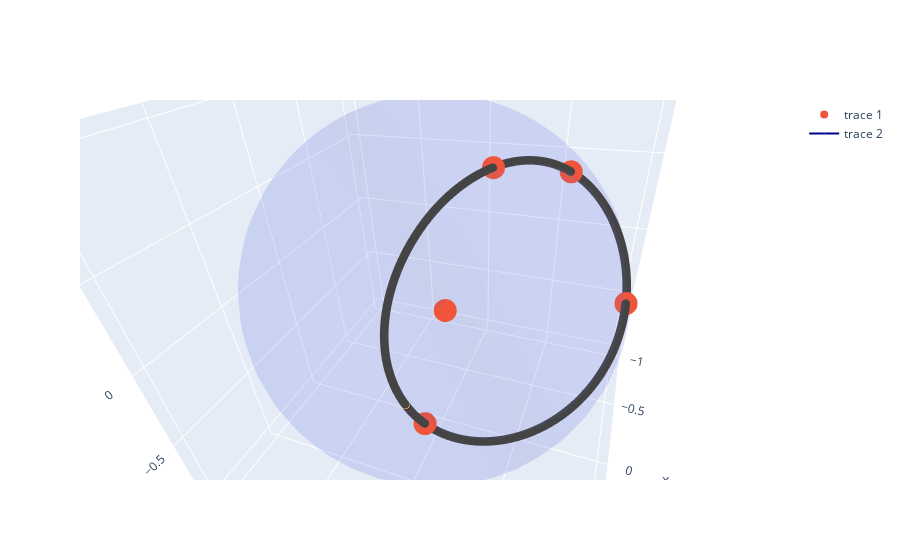

Notebook source saved alongside this figure:
### Code cell
show_ellipse(x.T, u)

### Figure 1 — Plotly figure (JSON) as saved in the notebook; plotly's stock layout.template omitted (floating-point values rounded to 4 significant figures; data arrays with more than 128 entries replaced by an {"elided": "..."} marker saying what was removed)
{"data": [{"alphahull": 0, "opacity": 0.1, "type": "mesh3d", "x": {"elided": "2500 float values"}, "y": {"elided": "2500 float values"}, "z": {"elided": "2500 float values"}}, {"mode": "markers", "opacity": 1, "type": "scatter3d", "x": [0.165, 0.7784, 0.9352, 0.0582, 0.3397], "y": [0.9587, 0.3793, 0.3419, 0.6602, 0.4157], "z": [0.2318, 0.5003, 0.09236, 0.7488, 0.8437]}, {"line": {"color": "darkblue", "width": 2}, "marker": {"color": [-0.6047, -0.7698, -0.2044], "colorscale": [[0, "#440154"], [0.1111, "#482878"], [0.2222, "#3e4989"], [0.3333, "#31688e"], [0.4444, "#26828e"], [0.5556, "#1f9e89"], [0.6667, "#35b779"], [0.7778, "#6ece58"], [0.8889, "#b5de2b"], [1, "#fde725"]], "size": 0}, "type": "scatter3d", "x": {"elided": "1000 float values"}, "y": {"elided": "1000 float values"}, "z": {"elided": "1000 float values"}}], "layout": {"autosize": true, "scene": {"aspectmode": "cube", "aspectratio": {"x": 1, "y": 1, "z": 1}, "camera": {"center": {"x": 0, "y": 0, "z": 0}, "eye": {"x": 0.9037, "y": 0.4034, "z": 0.6685}, "projection": {"type": "perspective"}, "up": {"x": -0.002396, "y": 0.05898, "z": 0.9983}}}}}
